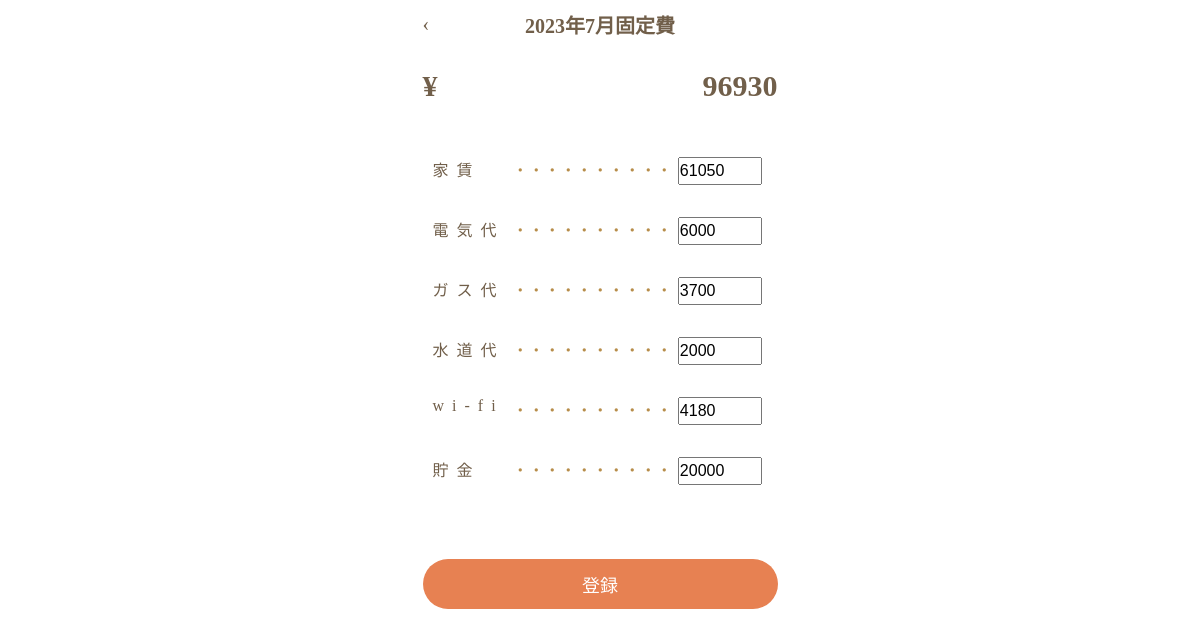
The app's page /fixed_cost with its own data.
### tables this page shows
CREATE TABLE fixed_cost(name text,price integer, name_ja text, date[date]);

### index.py (the view)
@app.route("/fixed_cost", methods=["GET"])
def get_fixed_cost():
    month = create_month()
    db = sqlite3.connect("expenses.db", isolation_level=None)
    sql = "SELECT * FROM fixed_cost"
    fixed_costs = db.execute(sql)
    pricies = []
    for fixed_cost in fixed_costs:
        pricies.append(fixed_cost[1])
    total_price = sum(pricies)
    fixed_costs = db.execute(sql)
    return render_template(
        "fixed_cost.html",
        month = month,
        fixed_costs=fixed_costs,
        total_price=total_price)

### index.py (called while the page is built)
def create_month():
    dt_now = datetime.datetime.now()
    this_month = dt_now.strftime("%Y-%m")
    return this_month

### templates/fixed_cost.html (shortened to what this page needs)
<!DOCTYPE html>
<html>
<head>
  <link rel="stylesheet" href="https://cdnjs.cloudflare.com/ajax/libs/font-awesome/6.1.1/css/all.min.css">
  <link href="../static/css/style.css" rel="stylesheet" type="text/css">
  <link href="../static/css/input.css" rel="stylesheet" type="text/css">
  <link href="../static/css/fixed_cost.css" rel="stylesheet" type="text/css">
</head>
<body>
  <div class="wrap">
    <header class="header">
      <h1>{{ month[0:4] }}年{{ month[6:7] }}月固定費</h1>
      <a href="/" class="back_button">‹</a>
    </header>
    <main class="main">
      <h3 id="total_price">
        <dl>
          <dd>¥</dd>
          <dd>{{ total_price }}</dd>
        </dl>
      </h3>
      <form action="{{ url_for('post_fixed_cost') }}" method="post">
        <ul class="input_fixed_cost">
          <li><input type="hidden" class="input_date" name="month" value="{{ month }}" placeholder="日付">
            {% for fixed_cost in fixed_costs %}
          </li>
          <li>
            <dl>
              <dt>{{ fixed_cost[2] }}</dt>
              <dd class="list_dot">・・・・・・・・・・</dd>
              <dd><input type="text" name="{{ fixed_cost[0] }}" value="{{ fixed_cost[1] }}" required>
              </dd>
            </dl>
          <li>
          </li>
          {% endfor %}
        </ul>
        <input type="submit" class="enter_button" value="登録">
      </form>
    </main>
  </div>
</body>
</html>

### static/css/style.css (style rules this page uses)
html { overflow-x: clip; }
body { max-width: 375px; margin: 0 auto; color: #715F4A; box-sizing: border-box; font-weight: normal; -webkit-text-size-adjust: 100%; overflow-x: clip; }
.wrap { padding: 5px 10px 0px 10px; }
h1, h2, h3, h4, h5, h6 { font-size: 100%; }
a { text-decoration: none; color: inherit; }
ul { list-style: none; }
h1 { font-size: 20px; text-align: center; position: absolute; top: 0; left: 50%; transform: translateX(-50%); padding-top: 10px; }

### static/css/input.css (style rules this page uses)
h1 { padding-top: 5px; position: relative; }
#total_price { font-size: 30px; padding: 30px 0; }
#total_price dl { display: flex; justify-content: space-between; }
.enter_button { width: 100%; background-color: #e78152; font-size: 18px; color: #fff; padding: 12px 0; border-radius: 25px; border: none; margin-bottom: 20px; }

### static/css/fixed_cost.css (style rules this page uses)
.wrap { position: relative; }
.back_button { font-size: 20px; padding: 5px 10px; margin-top: 8px; position: absolute; top: 0; left: 0; }
.input_fixed_cost { padding: 0 10px 50px; }
.input_fixed_cost li { padding: 8px 0; }
.input_fixed_cost dl { display: flex; justify-content: space-between; }
.input_fixed_cost dt { width: 74px; letter-spacing: 0.5em; }
.input_fixed_cost dd input { width: 5em; font-size: 16px; height: 1.5em; }
.list_dot { color: #B78D4A; }

### records on screen
fixed_cost: name_ja "家賃", rent "61050"
fixed_cost: name_ja "電気代", electricity "6000"
fixed_cost: name_ja "ガス代", gas "3700"
fixed_cost: name_ja "水道代", water "2000"
fixed_cost: name_ja "wi-fi", price "4180"
fixed_cost: name_ja "貯金", savings "20000"

### other values on screen
{{ month[0:4] }} "2023"
{{ month[6:7] }} "7"
{{ total_price }} "96930"
